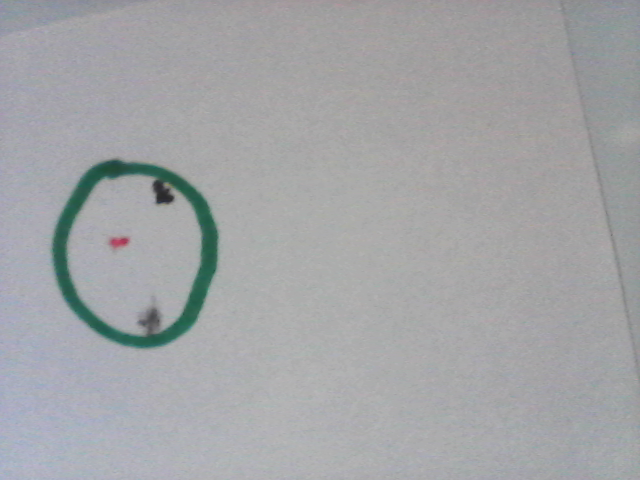
#> input picture DetectAndFindContour/stereo_images/90mmL.png, 640 x 480 px
$ python AllSteps.py   (older library calls are emulated)
#> lines starting #> are read from the running program, lines starting #| are printed output that depends on the picture; after the words box and inside, x2 and y2 are one past the last pixel; in counts of white or black regions, pixels touching at a corner belong together
### Triangulation/triangulate_pts.py
import cv2
import numpy as np
import os
import pickle

def read_params(filePath):
    with open(filePath, 'rb') as f:
        data = pickle.load(f)
    cameraMatrix1 = data['cameraMatrix1']
    distCoeffs1 = data['distortionCoeffs1']
    cameraMatrix2 = data['cameraMatrix2']
    distCoeffs2 = data['distortionCoeffs2']
    R_Mat = data['R_Mat']
    T_Vec = data['T_Vec']
    E = data['Essential_Mat']
    F = data['Fundamental_Mat']
    return cameraMatrix1, distCoeffs1, cameraMatrix2, distCoeffs2, R_Mat, T_Vec

def get_undistort_rectification_maps(cameraMatrix1, distCoeffs1, cameraMatrix2, distCoeffs2, R_Matrix, T_Vec, img_size):
    '''
    Function to compute and return undistortion and rectification maps.
    Use with cv.remap to rectify images

    Params:
    cameraMatrix1 = Intrinsic matrix of left camera
    distCoeffs1 = Distortion coefficients of left camera
    cameraMatrix2 = Intrinsic matrix of right camera
    distCoeffs2 = Distortion coefficients of right camera
    R_Mat = 3x3 Rotation matrix between the 2 cameras
    T_Vecs = 1x3 translation vector between the cameras
    img_size = tuple of (width, height) of images

    Returns
    map1x
    map1y
    map2x
    map2y
    projection_matrix1
    projection_matrix2
    '''

    '''
    Documentation for stereoRectify
    R1	Output 3x3 rectification transform (rotation matrix) for the first camera. This matrix brings points given in the unrectified first camera's coordinate system to points in the rectified first camera's coordinate system. In more technical terms, it performs a change of basis from the unrectified first camera's coordinate system to the rectified first camera's coordinate system.
    R2	Output 3x3 rectification transform (rotation matrix) for the second camera.
    P1	Output 3x4 projection matrix in the new (rectified) coordinate systems for the first camera, i.e. it projects points given in the rectified first camera coordinate system into the rectified first camera's image.
    P2	Output 3x4 projection matrix in the new (rectified) coordinate systems for the second camera, i.e. it projects points given in the rectified first camera coordinate system into the rectified second camera's image.
    Q	Output 4×4 disparity-to-depth mapping matrix (see reprojectImageTo3D).
    validPixROI1	Optional output rectangles inside the rectified images where all the pixels are valid. If alpha=0 , the ROIs cover the whole images. Otherwise, they are likely to be smaller
    validPixROI2	Optional output rectangles inside the rectified images where all the pixels are valid. If alpha=0 , the ROIs cover the whole images. Otherwise, they are likely to be smaller
    '''
    #Compute rectification transforms, I didn't specify an alpha right now, may not be needed in our case
    R1, R2, P1, P2, Q, roil1, roil2 = cv2.stereoRectify(cameraMatrix1, distCoeffs1, cameraMatrix2, distCoeffs2, img_size, R_Matrix, T_Vec, alpha=-1)

    #Last argument is an int for type of the first output map, but idk what that means
    map1x, map1y = cv2.initUndistortRectifyMap(cameraMatrix1, distCoeffs1, R1, P1, img_size, cv2.CV_32FC1)
    map2x, map2y = cv2.initUndistortRectifyMap(cameraMatrix2, distCoeffs2, R2, P2, img_size, cv2.CV_32FC1)

    return map1x, map1y, map2x, map2y, P1, P2


def undistort_images(img_left, img_right, map1x, map1y, map2x, map2y):
    '''
    Apply undistortion and rectification to images
    '''
    rectified_left = cv2.remap(img_left, map1x, map1y, cv2.INTER_LINEAR)
    rectified_right = cv2.remap(img_right, map2x, map2y, cv2.INTER_LINEAR)
    return rectified_left, rectified_right


# [198 lines left out: functions triangulate_points, test_Undistortion, live_circ_dist_detect, main, not called in this run]
    #test_Undistortion(cameraMat1, distCoeffs1, cameraMat2, distCoeffs2, R, T)


# [2 lines that do not run on import are left out]

### CircleDetection/contour_det_lib.py
import cv2
import numpy as np

def get_ellipse_perimeter(ellipse):
    center, axes, angle = ellipse
    major_axis = max(axes)
    minor_axis = min(axes)
    if minor_axis == 0:
        return -99999
    semi_maj = major_axis / 2
    semi_min = minor_axis / 2
    ellipse_perimeter = np.pi * (3 * (semi_maj+semi_min) - (np.sqrt((3 * semi_maj + semi_min) * (semi_maj + 3 * semi_min))))
    return ellipse_perimeter

def fit_ellipse(contours, min_length=5):
    ellipses = []
    contour_lens = []
    for contour in contours:
        if len(contour) >= min_length:
            ellipse = cv2.fitEllipse(contour)
            ellipses.append(ellipse)
            contour_len = cv2.arcLength(contour, True)
            contour_lens.append(contour_len)
    return ellipses, contour_lens

def find_best_circles2(contours, min_perimeter=0, min_ellipse_perimeter=0, min_elliptical_aspect_ratio=1, max_elliptical_aspect_ratio=3):
    #Function to find circles that best meet the required characteristics
    initial_cond_met = []
    ellipse_contours = []
    ellipse_in_ARBounds = []
    for contour in contours:
        #First eliminate really small contours
        perimeter = cv2.arcLength(contour, True)
        if perimeter > min_perimeter:
            initial_cond_met.append(contour)
    good_ones = initial_cond_met
    if len(initial_cond_met) != 0:
        ellipse_contours, contour_lengths = fit_ellipse(initial_cond_met)
        for ellipse in ellipse_contours:
            center, axes, angle = ellipse
            major_axis = max(axes)
            minor_axis = min(axes)
            if minor_axis != 0:
                #Anything with an axis of 0 is already a degenerate case
                ellipse_perimeter = get_ellipse_perimeter(ellipse)
                aspect_ratio = major_axis / minor_axis
                if (ellipse_perimeter >= min_ellipse_perimeter) and (min_elliptical_aspect_ratio <= aspect_ratio <= max_elliptical_aspect_ratio):
                    ellipse_in_ARBounds.append(ellipse)
    return good_ones, ellipse_in_ARBounds

# [6 lines left out: function find_largest_contour, not called in this run]

def sort_ellipses_by_size(ellipse_list):
    def ellipse_area(ellipse):
        _, axes, _ = ellipse
        return np.pi * axes[0] * axes[1]  # major * minor

    return sorted(ellipse_list, key=ellipse_area, reverse=True)

# [29 lines left out: functions display_ellipses, get_ellipse_mask, not called in this run]

### DetectAndFindContour/AllSteps.py
import cv2
import numpy as np
from skimage.exposure import match_histograms
import matplotlib.pyplot as plt
import os
import sys
TRIANGULATION_DIR = os.path.abspath(os.path.join(os.path.dirname(__file__), '..', 'Triangulation'))
sys.path.append(TRIANGULATION_DIR)
CIRCLE_DIR = os.path.abspath(os.path.join(os.path.dirname(__file__), '..', 'CircleDetection'))
sys.path.append(CIRCLE_DIR)
import triangulate_pts
import contour_det_lib

def display_SideBySide(img1, img2, title):
    combined = np.hstack((img1, img2))
    cv2.imshow(title, combined)
    cv2.waitKey(0)

# [8 lines left out: function histogram_match, not called in this run]

def color_transfer(source, target):
    # Convert images to Lab color space
    source_lab = cv2.cvtColor(source, cv2.COLOR_BGR2LAB).astype("float32")
    target_lab = cv2.cvtColor(target, cv2.COLOR_BGR2LAB).astype("float32")

    # Split channels
    lSrc, aSrc, bSrc = cv2.split(source_lab)
    lTar, aTar, bTar = cv2.split(target_lab)

    # Compute mean and stddev of each channel
    lMeanSrc, lStdSrc = cv2.meanStdDev(lSrc)
    lMeanTar, lStdTar = cv2.meanStdDev(lTar)

    aMeanSrc, aStdSrc = cv2.meanStdDev(aSrc)
    aMeanTar, aStdTar = cv2.meanStdDev(aTar)

    bMeanSrc, bStdSrc = cv2.meanStdDev(bSrc)
    bMeanTar, bStdTar = cv2.meanStdDev(bTar)

    # Flatten scalar values
    lMeanSrc = lMeanSrc[0][0]; lStdSrc = lStdSrc[0][0]
    lMeanTar = lMeanTar[0][0]; lStdTar = lStdTar[0][0]

    aMeanSrc = aMeanSrc[0][0]; aStdSrc = aStdSrc[0][0]
    aMeanTar = aMeanTar[0][0]; aStdTar = aStdTar[0][0]

    bMeanSrc = bMeanSrc[0][0]; bStdSrc = bStdSrc[0][0]
    bMeanTar = bMeanTar[0][0]; bStdTar = bStdTar[0][0]

    # Apply color transfer
    l = ((lTar - lMeanTar) * (lStdSrc / lStdTar)) + lMeanSrc
    a = ((aTar - aMeanTar) * (aStdSrc / aStdTar)) + aMeanSrc
    b = ((bTar - bMeanTar) * (bStdSrc / bStdTar)) + bMeanSrc

    # Clip values to valid range
    l = np.clip(l, 0, 255)
    a = np.clip(a, 0, 255)
    b = np.clip(b, 0, 255)

    # Merge channels and convert back to BGR
    transferred = cv2.merge([l, a, b]).astype("uint8")
    transferred = cv2.cvtColor(transferred, cv2.COLOR_LAB2BGR)
    return transferred

def find_hsv_mask(img, low_colors, high_colors, blur=False, blur_alpha=0):
    if blur:
        img = cv2.GaussianBlur(img, (9,9), blur_alpha)
    hsv = cv2.cvtColor(img, cv2.COLOR_BGR2HSV)
    lower_green = np.array([48, 40, 0])
    upper_green = np.array([99, 255, 255])
    mask = cv2.inRange(hsv, lower_green, upper_green)
    return mask

def apply_hsv_mask(img, mask):
    result = cv2.bitwise_and(img, img, mask=mask)
    return result

# [7 lines left out: function image_processing, not called in this run]

def find_closest_ellipse_by_y(reference_ellipse, candidate_ellipses, y_thresh=90):
    ref_y = reference_ellipse[0][1]  # y-coordinate of the center
    min_dist = float('inf')
    best_match = None
    for e in candidate_ellipses:
        y = e[0][1]
        dy = abs(ref_y - y)
        if dy < min_dist and dy < y_thresh:
            min_dist = dy
            best_match = e
    return best_match

# [50 lines left out: functions get_ellipse_mask, detect_and_compute_sift, draw_sift_keypoints, clahe_preprocess, match_features, not called in this run]

def draw_matches(img1, keypoints1, img2, keypoints2, matches):
    img3 = cv2.drawMatches(img1,keypoints1,img2,keypoints2,matches,None,flags=cv2.DrawMatchesFlags_NOT_DRAW_SINGLE_POINTS)
    return img3

# [30 lines left out: function draw_matches_with_distances, not called in this run]

def main():
    OUTPUT_DIRECTORY = os.path.abspath(os.path.join(os.path.dirname(__file__), '..', 'stereo_calibration_params', 'stereo_calibration_data.pkl'))
    cameraMatrix1, distCoeffs1, cameraMatrix2, distCoeffs2, R_Mat, T_Vec = triangulate_pts.read_params(OUTPUT_DIRECTORY)
#> (reads stereo_calibration_params/stereo_calibration_data.pkl from the repository)
    img1 = cv2.imread("stereo_images/90mmL.png")
#> img1 is the input picture: shape (480, 640, 3); mean B, G, R 166.7, 164.4, 162.9
    img2 = cv2.imread("stereo_images/90mmR.png")
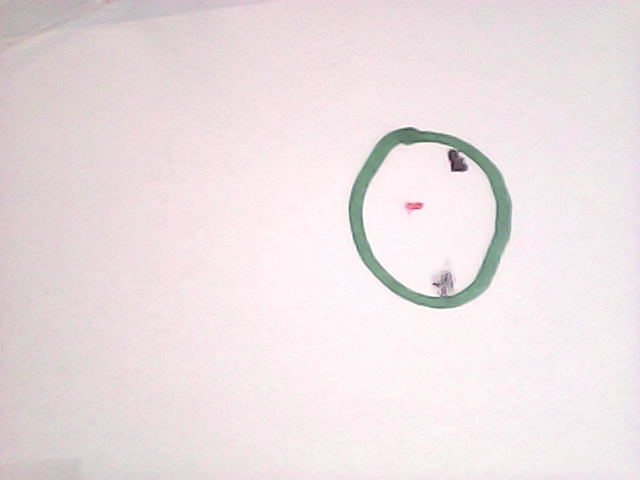
#> input picture DetectAndFindContour/stereo_images/90mmR.png, 640 x 480 px
#> img2 is the input picture: shape (480, 640, 3); mean B, G, R 227.4, 225, 236
    display_SideBySide(img1, img2, "Initial images")

    #Step 0: Rectify and undistort
    width = img1.shape[1]
    height = img1.shape[0]
    map1x, map1y, map2x, map2y, P1, P2 = triangulate_pts.get_undistort_rectification_maps(cameraMatrix1, distCoeffs1, cameraMatrix2, distCoeffs2, R_Mat, T_Vec, (width, height))
    LUndist, RUndist = triangulate_pts.undistort_images(img1, img2, map1x, map1y, map2x, map2y)
    display_SideBySide(LUndist, RUndist, "Undistorted images")
    img1 = LUndist
    img2 = RUndist
    img2copy = img2.copy()

    #Step 1: Perform histogram matching
    #img2 = histogram_match(img1, img2)
    img2 = color_transfer(img1, img2)
#> in color_transfer, `lSrc, aSrc, bSrc = cv2.split(source_lab)`:
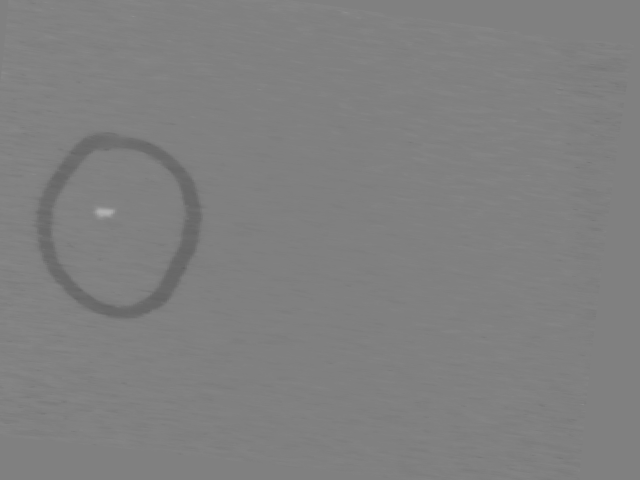
#> aSrc: shape (480, 640) float32; min 97, max 177, mean 127.8
#> in color_transfer, `lMeanSrc, lStdSrc = cv2.meanStdDev(lSrc)`: lMeanSrc = [153.2]; lStdSrc = [55.46]
#> in color_transfer, `lMeanTar, lStdTar = cv2.meanStdDev(lTar)`: lMeanTar = [220.9]; lStdTar = [49.59]
#> in color_transfer, `aMeanSrc, aStdSrc = cv2.meanStdDev(aSrc)`: aMeanSrc = [127.8]; aStdSrc = [3.46]
#> in color_transfer, `aMeanTar, aStdTar = cv2.meanStdDev(aTar)`: aMeanTar = [132.1]; aStdTar = [3.22]
#> in color_transfer, `bMeanSrc, bStdSrc = cv2.meanStdDev(bSrc)`: bMeanSrc = [127]; bStdSrc = [2.13]
#> in color_transfer, `bMeanTar, bStdTar = cv2.meanStdDev(bTar)`: bMeanTar = [128.2]; bStdTar = [1.28]
#> in color_transfer, `lMeanSrc = lMeanSrc[0][0]`: lMeanSrc = 153.2
#> in color_transfer, `lStdSrc = lStdSrc[0][0]`: lStdSrc = 55.46
#> in color_transfer, `lMeanTar = lMeanTar[0][0]`: lMeanTar = 220.9
#> in color_transfer, `lStdTar = lStdTar[0][0]`: lStdTar = 49.59
#> in color_transfer, `aMeanSrc = aMeanSrc[0][0]`: aMeanSrc = 127.8
#> in color_transfer, `aStdSrc = aStdSrc[0][0]`: aStdSrc = 3.46
#> in color_transfer, `aMeanTar = aMeanTar[0][0]`: aMeanTar = 132.1
#> in color_transfer, `aStdTar = aStdTar[0][0]`: aStdTar = 3.22
#> in color_transfer, `bMeanSrc = bMeanSrc[0][0]`: bMeanSrc = 127
#> in color_transfer, `bStdSrc = bStdSrc[0][0]`: bStdSrc = 2.13
#> in color_transfer, `bMeanTar = bMeanTar[0][0]`: bMeanTar = 128.2
#> in color_transfer, `bStdTar = bStdTar[0][0]`: bStdTar = 1.28
#> in color_transfer, `transferred = cv2.merge([l, a, b]).astype("uint8")`:
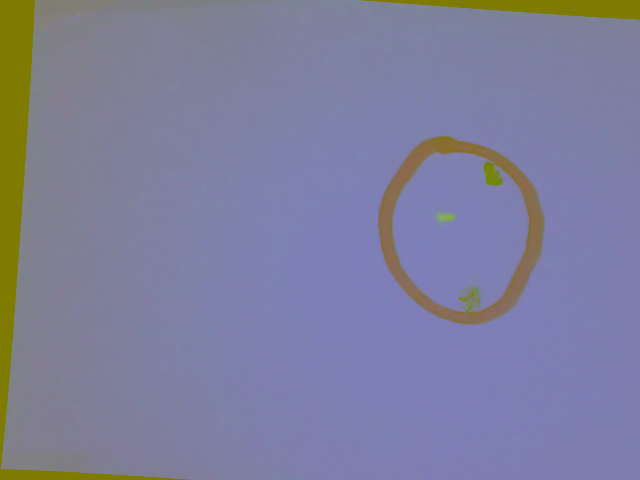
#> transferred: shape (480, 640, 3); mean B, G, R 156.7, 127.1, 126.4
    display_SideBySide(img1, img2, "Post histogram matching")


    #Step 2: Develop the mask
    low_hsv_val = np.array([40, 30, 0])
    high_hsv_val = np.array([99, 255, 255])

    mask1 = find_hsv_mask(img1, low_hsv_val, high_hsv_val, blur=True)
#> in find_hsv_mask, `mask = cv2.inRange(hsv, lower_green, upper_green)`:
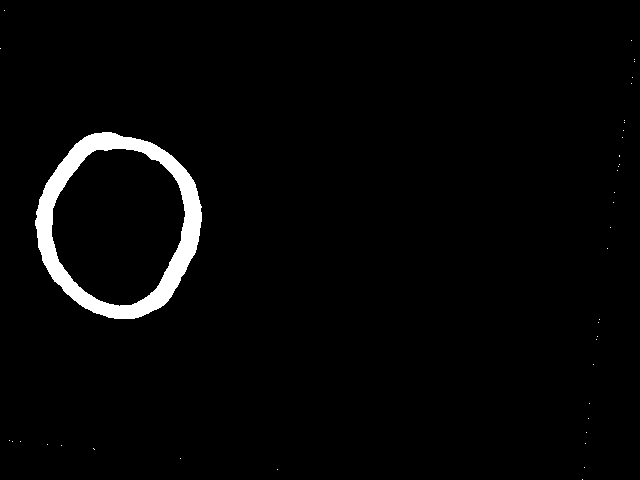
#> mask: shape (480, 640); 2.6% white; 39 white regions (38 under 20 px), largest, box (x1, y1, x2, y2) and area: (35, 132, 202, 319) 7855
    masked_img1 = apply_hsv_mask(img1, mask1)
    mask2 = find_hsv_mask(img2, low_hsv_val, high_hsv_val, blur=True)
    masked_img2 = apply_hsv_mask(img2, mask2)
    display_SideBySide(masked_img1, masked_img2, "Masked images")
#> call 4 of display_SideBySide, with title = 'Masked images'
#> in display_SideBySide (call 4), `combined = np.hstack((img1, img2))`:
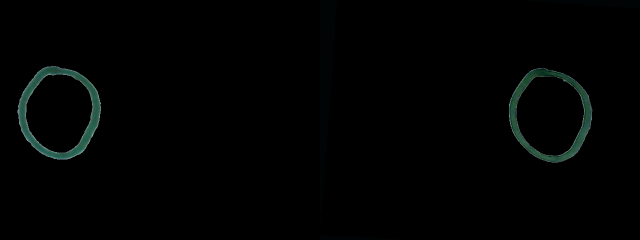
#> combined: shape (480, 1280, 3) (shown at 1/2 size); mean B, G, R 2.1, 2.4, 1.3


    #Step 3A: Image processing (NOW I AM THINKING I DO NOT NEED THIS STEP AND EDGE DETECTION ANYMORE)
    '''
    edge1, blur1 = image_processing(img1)
    edge2, blur2 = image_processing(img2)
    combined = np.hstack((blur1, blur2))
    cv2.imshow("Blurred images", combined)
    combined = np.hstack((edge1, edge2))
    cv2.imshow("Edge images", combined)
    '''

    #Step 3B: Just skip straight to finding the contours and ellipses
    contours1, _ = cv2.findContours(mask1, cv2.RETR_EXTERNAL, cv2.CHAIN_APPROX_SIMPLE)
#> contours1 = 39 contours, 38 with area under 20; largest, box (x1, y1, x2, y2) and area: (35, 132, 202, 319) 23475
    contours2, _ = cv2.findContours(mask2, cv2.RETR_EXTERNAL, cv2.CHAIN_APPROX_SIMPLE)
#> contours2 = 10 contours, 6 with area under 20; largest, box (x1, y1, x2, y2) and area: (378, 136, 545, 325) 23722, (0, 0, 34, 440) 7716, (413, 0, 640, 19) 1896, (0, 470, 137, 480) 743
    contImg1 = img1.copy()
    contImg2 = img2.copy()
    cv2.drawContours(contImg1, contours1, -1, (0, 255, 0), 2)
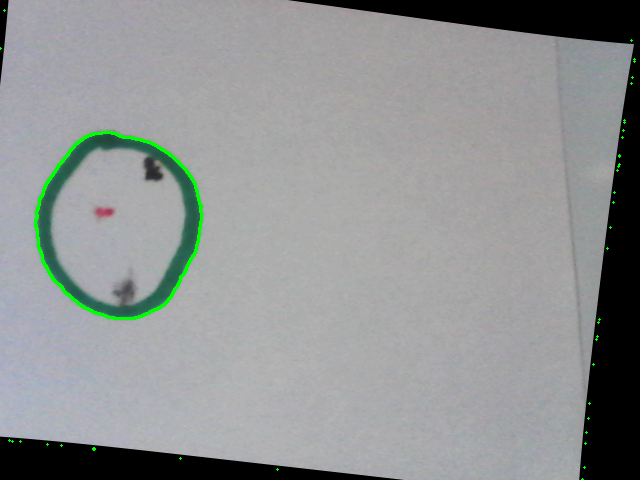
#> contImg1: shape (480, 640, 3); mean B, G, R 147.2, 147.2, 144.2
    cv2.drawContours(contImg2, contours2, -1, (0, 255, 0), 2)
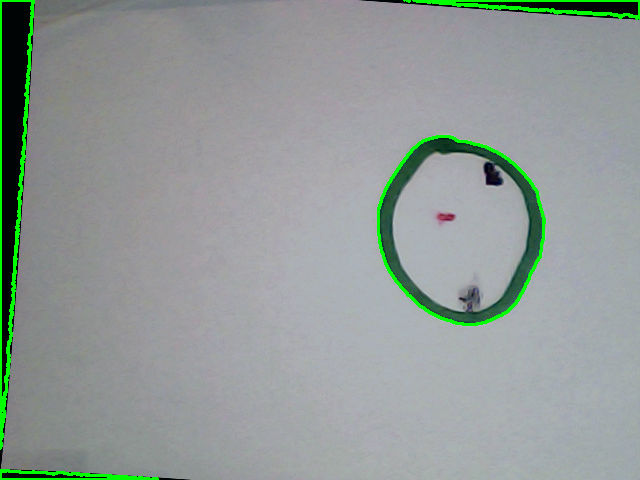
#> contImg2: shape (480, 640, 3); mean B, G, R 151.2, 154.4, 145.7
    display_SideBySide(contImg1, contImg2, "Contours")

    ellipseContImg1 = img1.copy()
    ellipseContImg2 = img2.copy()
    ellipticalCon1, ellipses1 = contour_det_lib.find_best_circles2(contours1, min_perimeter=100, min_ellipse_perimeter=50, min_elliptical_aspect_ratio=1, max_elliptical_aspect_ratio=3)
#> (the rest of the program and of its run is left out)
